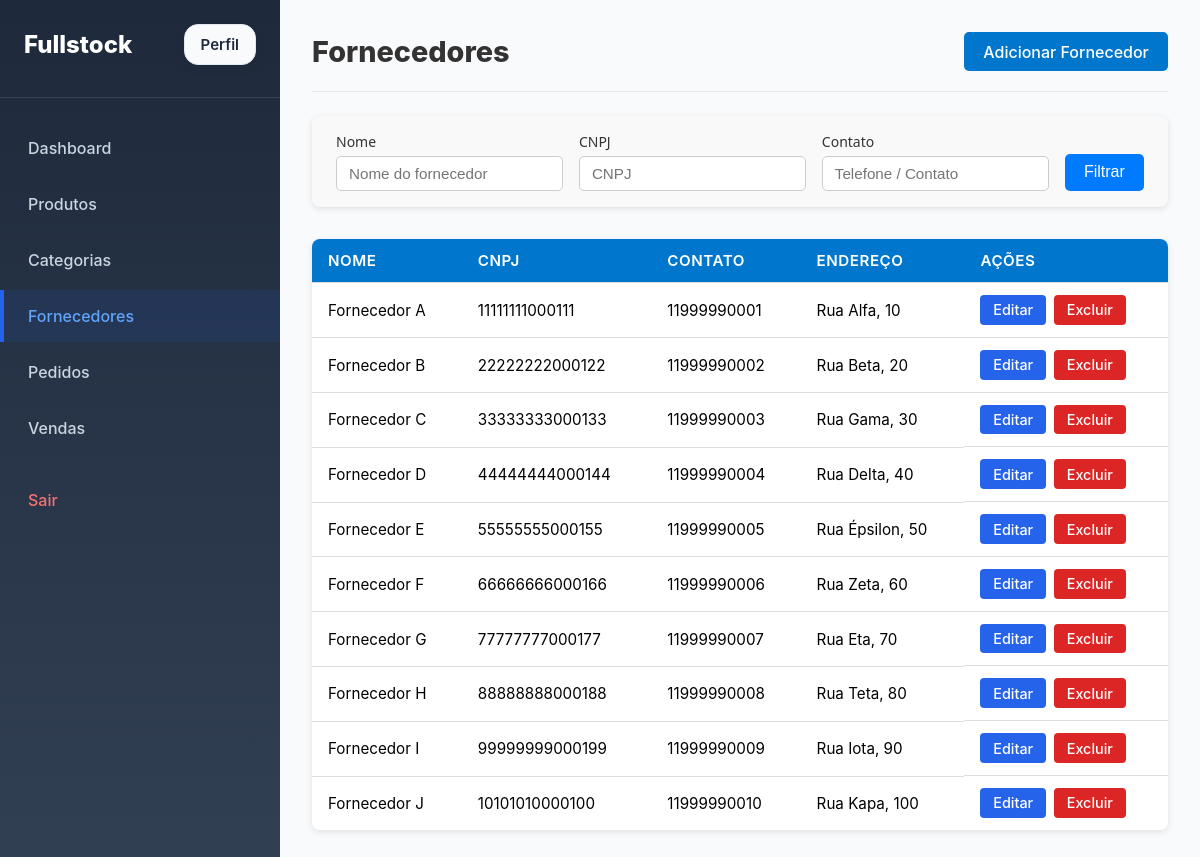
The page /providers/ (signed in) on the database its author committed.
### stock/models.py (models this page shows, shortened)
class Provider(models.Model):
    name = models.CharField(max_length=50)
    cnpj = models.CharField(max_length=14)
    contact = models.CharField(max_length=20)
    address = models.CharField(max_length=50)

### stock/views.py (the view)
# urls.py: path('providers/', views.ProviderListView.as_view(), name='providers'),
@method_decorator(login_required, name='dispatch')
class ProviderListView(ListView):
    model = Provider
    template_name = 'stock/providers.html'
    context_object_name = 'provider_list'
    paginate_by = 10
    ordering = ['id']
    def get_queryset(self):
        queryset = super().get_queryset()
        filter_form = ProviderFilterForm(self.request.GET or None)
        queryset = verifyFilter(filter_form, queryset)
        return queryset
    def get_context_data(self, **kwargs):
        context = super().get_context_data(**kwargs)
        filter_form = ProviderFilterForm(self.request.GET or None)
        paginator = context['paginator']
        page_obj = context['page_obj']
        context.update({
            'filter_form' : filter_form,
            'start_index': page_obj.start_index(),
            'end_index': page_obj.end_index(),
            'total_items': paginator.count,
        })
        return context

### stock/forms.py
class ProviderFilterForm(forms.Form):
    name = forms.CharField(required=False, label="Nome")
    cnpj = forms.CharField(required=False, label="CNPJ")
    contact = forms.CharField(required=False, label="Contato")
    def __init__(self, *args, **kwargs):
        super().__init__(*args, **kwargs)
        self.fields['name'].widget.attrs.update({
            'class': 'form-control',
            'placeholder': 'Nome do fornecedor'
        })
        self.fields['cnpj'].widget.attrs.update({
            'class': 'form-control',
            'placeholder': 'CNPJ'
        })
        self.fields['contact'].widget.attrs.update({
            'class': 'form-control',
            'placeholder': 'Telefone / Contato'
        })

### stock/models.py (called while the page is built)
    @property
    def is_admin(self):
        return self.is_staff or self.is_superuser or self.groups.filter(name="ADMIN").exists()

### utils/verifyFilterForm.py (called while the page is built, shortened)
def verifyFilter(filter_form, queryset):
    if not filter_form.is_valid():
        return queryset

### stock/templates/stock/providers.html (shortened to what this page needs)
{% extends 'base.html' %}
{% block main %}
<header class="page-header">
    <h1>Fornecedores</h1>
    <a class="btn-primary" href="{% url 'createProvider' %}">Adicionar Fornecedor</a>
</header>
{% include 'providerFilter.html' %}
{% if provider_list %}
<div class="table-container">
    <table class="data-table">
        <thead>
        <tr>
            <th>Nome</th>
            <th>CNPJ</th>
            <th>Contato</th>
            <th>Endereço</th>
            <th class="actions-header">Ações</th>
        </tr>
        </thead>
        <tbody>
        {% for provider in page_obj %}
        <tr>
            <td>{{ provider.name }}</td>
            <td>{{ provider.cnpj }}</td>
            <td>{{ provider.contact }}</td>
            <td>{{ provider.address }}</td>
            <td class="data-table actions">
                <a href="{% url 'updateProvider' provider.id %}" class="btn-edit">Editar</a>
                <a href="{% url 'deleteProvider' provider.id %}" class="btn-delete">Excluir</a>
            </td>
        </tr>
        {% endfor %}
        </tbody>
    </table>
</div>
{% else %}
<p>Nenhum fornecedor cadastrado.</p>
{% endif %}
{% endblock %}

### static/css/main.css (style rules this page uses)
html, body { margin: 0; padding: 0; width: 100%; height: 100%; font-family: -apple-system, BlinkMacSystemFont, "Segoe UI", Roboto, Oxygen, Ubuntu, Cantarell, sans-serif; background: #f1f5f9; }
.page-header { display: flex; justify-content: space-between; align-items: center; margin-bottom: 24px; }
.page-header h1 { font-size: 28px; font-weight: 700; margin: 0; }
.btn-primary { background: #2563eb; color: white; padding: 10px 16px; border-radius: 8px; text-decoration: none; font-weight: 600; }
.btn-edit, .btn-delete { padding: 8px 14px; border-radius: 8px; font-size: 14px; color: white; }
.btn-edit { background: #2563eb; }
.btn-delete { background: #ef4444; }
.filter-group input { padding: 10px 12px; border: 1px solid #ccc; border-radius: 8px; font-size: 14px; transition: border 0.3s, box-shadow 0.3s; }
.btn-delete, .btn-cancel { padding: 0.7rem 1.5rem; border: none; border-radius: 8px; font-weight: 600; cursor: pointer; text-decoration: none; transition: all 0.2s ease; }
.btn-delete { background: #e53935; color: #fff; }

### static/css/dashboard.css (style rules this page uses)
.page-header { display: flex; justify-content: space-between; align-items: center; margin-bottom: 32px; padding-bottom: 20px; border-bottom: 1px solid #e2e8f0; }
.page-header h1 { font-size: 32px; font-weight: 800; color: #1e293b; margin: 0; }

### static/css/products.css (style rules this page uses)
.btn-edit, .btn-delete { padding: 8px 14px; border-radius: 8px; font-size: 14px; color: white; }
.btn-edit { background: #2563eb; }
.btn-delete { background: #ef4444; }

### static/css/filter.css (style rules this page uses)
.filter-group input, .filter-group select { padding: 0.5rem 0.75rem; border: 1px solid #ccc; border-radius: 5px; font-size: 0.95rem; transition: border 0.2s, box-shadow 0.2s; }

### static/css/table-list.css (style rules this page uses)
.table-container { width: 100%; overflow-x: auto; margin-top: 2rem; border-radius: 8px; box-shadow: 0 2px 6px rgba(0, 0, 0, 0.1); }
.data-table { width: 100%; border-collapse: collapse; background-color: #fff; font-size: 0.95rem; text-align: left; }
.data-table thead { background-color: #0077cc; color: #fff; }
.data-table th, .data-table td { padding: 0.75rem 1rem; border-bottom: 1px solid #ddd; }
.data-table th { font-weight: 600; text-transform: uppercase; letter-spacing: 0.5px; }
.data-table tbody tr:last-child td { border-bottom: none; }
.page-header { display: flex; justify-content: space-between; align-items: center; margin-bottom: 1.5rem; }
.page-header h1 { font-size: 1.8rem; color: #333; }
.btn-primary { background-color: #0077cc; color: #fff; padding: 0.6rem 1.2rem; border-radius: 5px; text-decoration: none; font-weight: 500; transition: background-color 0.3s ease; }
.actions { display: flex; gap: 0.5rem; }
.btn-edit, .btn-delete { padding: 0.4rem 0.8rem; border-radius: 4px; text-decoration: none; font-weight: 500; font-size: 0.9rem; transition: all 0.3s ease; }
.btn-edit { background-color: #ffc107; color: #333; }
.btn-delete { background-color: #dc3545; color: #fff; }

### static/css/user.css (style rules this page uses)
.btn-edit { background: #2563eb; color: white; }
.btn-delete { background: #dc2626; color: white; }

### rows shown on the page
Provider: name "Fornecedor A", cnpj "11111111000111", contact "11999990001", address "Rua Alfa, 10"
Provider: name "Fornecedor B", cnpj "22222222000122", contact "11999990002", address "Rua Beta, 20"
Provider: name "Fornecedor C", cnpj "33333333000133", contact "11999990003", address "Rua Gama, 30"
Provider: name "Fornecedor D", cnpj "44444444000144", contact "11999990004", address "Rua Delta, 40"
Provider: name "Fornecedor E", cnpj "55555555000155", contact "11999990005", address "Rua Épsilon, 50"
Provider: name "Fornecedor F", cnpj "66666666000166", contact "11999990006", address "Rua Zeta, 60"
Provider: name "Fornecedor G", cnpj "77777777000177", contact "11999990007", address "Rua Eta, 70"
Provider: name "Fornecedor H", cnpj "88888888000188", contact "11999990008", address "Rua Teta, 80"
Provider: name "Fornecedor I", cnpj "99999999000199", contact "11999990009", address "Rua Iota, 90"
Provider: name "Fornecedor J", cnpj "10101010000100", contact "11999990010", address "Rua Kapa, 100"
